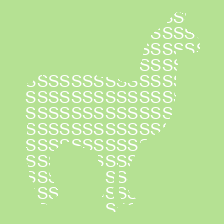
#> input picture tmp.png, 224 x 224 px; its folder holds only this picture in this run
$ python -i tmp.py   (imports and definitions only)
#> lines starting #> are read from the running program, lines starting #| are printed output that depends on the picture
import cv2
import numpy as np
import os
import glob

## TODO: DELETE!!!!


def crop(image_path) -> np.array:
    # Load the image
    image = cv2.imread(image_path)

    # Convert to grayscale
    gray = cv2.cvtColor(image, cv2.COLOR_BGR2GRAY)

    # Apply threshold
    _, thresh = cv2.threshold(gray, 50, 255, cv2.THRESH_BINARY)

    # Find contours
    contours, _ = cv2.findContours(thresh, cv2.RETR_EXTERNAL, cv2.CHAIN_APPROX_SIMPLE)

    # Find the largest contour and its bounding box
    largest_contour = max(contours, key=cv2.contourArea)
    x, y, w, h = cv2.boundingRect(largest_contour)

    # Crop the image to the bounding box
    cropped_image = image[y : y + h, x : x + w]

    return cropped_image


def crop_linedrawings(image_path):
    # Load the image
#> called with image_path = '../tmp.png'
    image = cv2.imread(image_path)
#> image is the input picture: shape (224, 224, 3); mean B, G, R 154.6, 227.1, 186.2

    # Convert to grayscale
    gray = cv2.cvtColor(image, cv2.COLOR_BGR2GRAY)
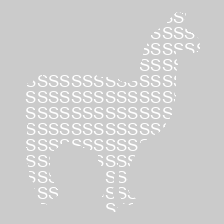
#> gray: shape (224, 224); min 203, max 255, mean 206.7

    # Invert the image since the background is white and the object is black
    inverted_gray = cv2.bitwise_not(gray)
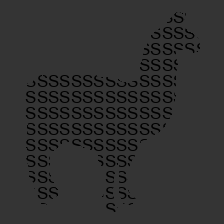
#> inverted_gray: shape (224, 224); min 0, max 52, mean 48.3

    # Apply threshold
    _, thresh = cv2.threshold(inverted_gray, 240, 255, cv2.THRESH_BINARY)
#> thresh: shape (224, 224); every value is 0

    # Find contours
    contours, _ = cv2.findContours(thresh, cv2.RETR_EXTERNAL, cv2.CHAIN_APPROX_SIMPLE)
#> contours = []

    # Initialize min and max coordinates with the first contour
    if contours:
        min_x, min_y = image.shape[1], image.shape[0]
        max_x = max_y = 0

        # Go through all contours and find the min and max extent
        for cnt in contours:
            x, y, w, h = cv2.boundingRect(cnt)
            min_x, max_x = min(min_x, x), max(max_x, x + w)
            min_y, max_y = min(min_y, y), max(max_y, y + h)

        # Crop the image to the bounding box of all contours
        cropped_image = image[min_y:max_y, min_x:max_x]
#> (the run stopped early here; a loop or call above may not have finished)
